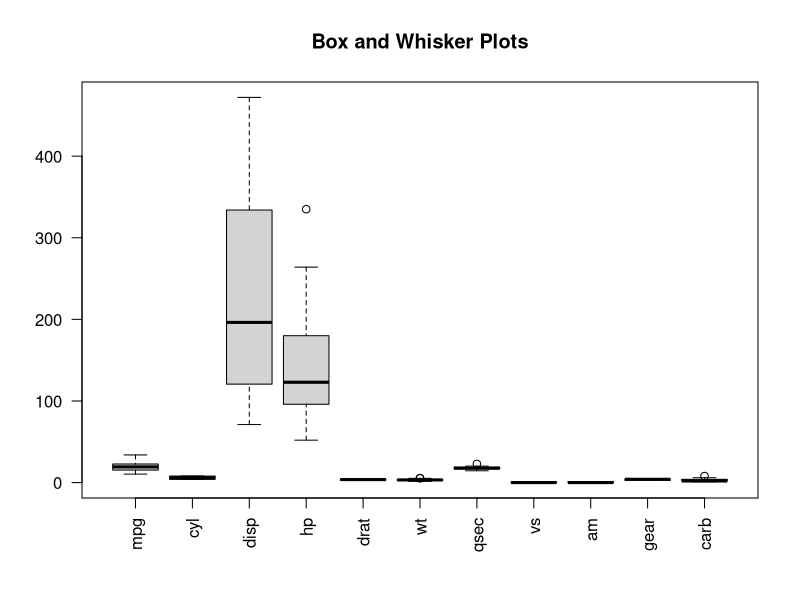

R code for this plot: (Note: this script raises an error after producing the figure.)
# Using base R
boxplot(mtcars, main="Box and Whisker Plots", las=2)

# Using ggplot2
library(reshape2)
mtcars_melt <- melt(mtcars)
ggplot(mtcars_melt, aes(x=variable, y=value)) + 
  geom_boxplot() + 
  ggtitle("Box and Whisker Plots") + 
  xlab("Variables") + 
  ylab("Values")
